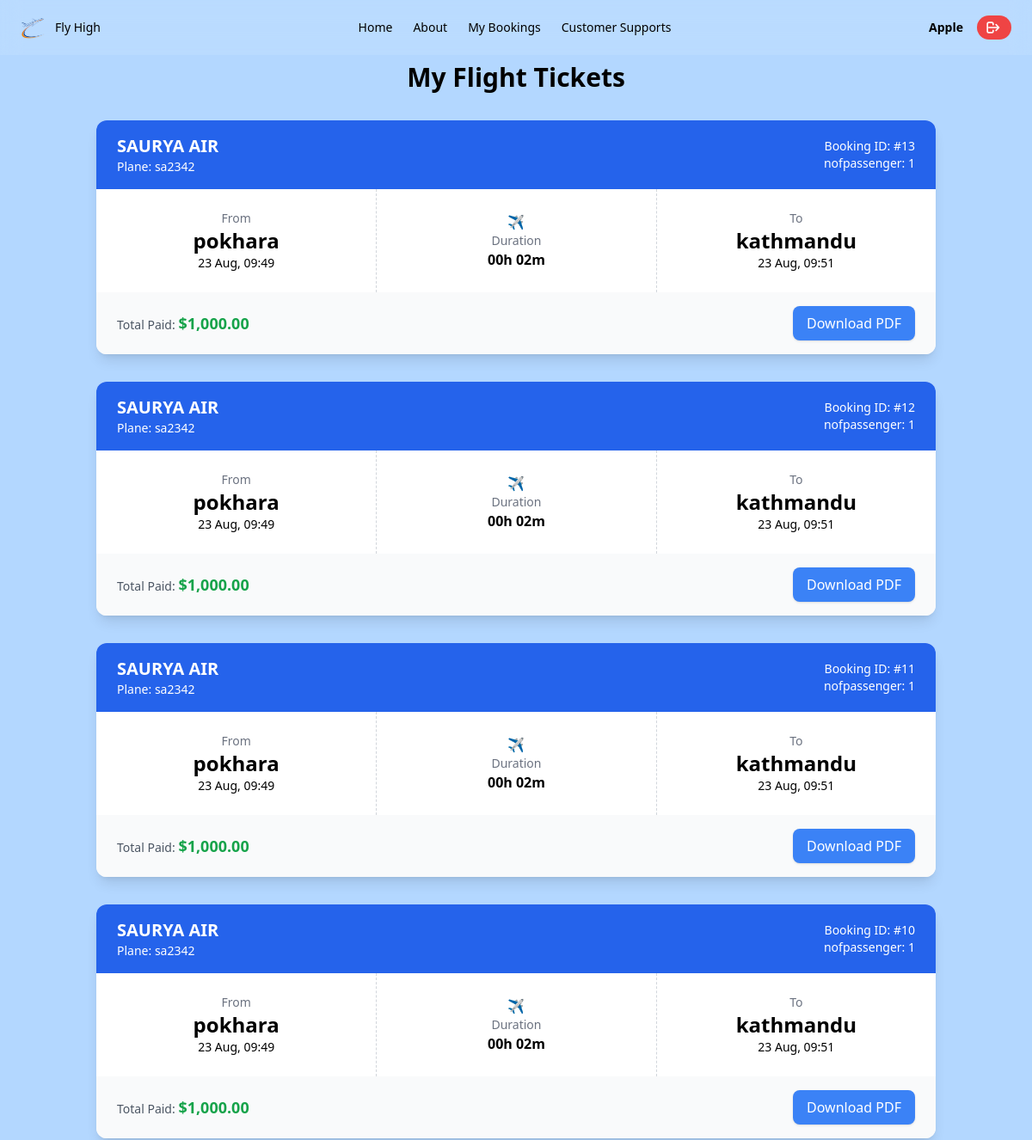
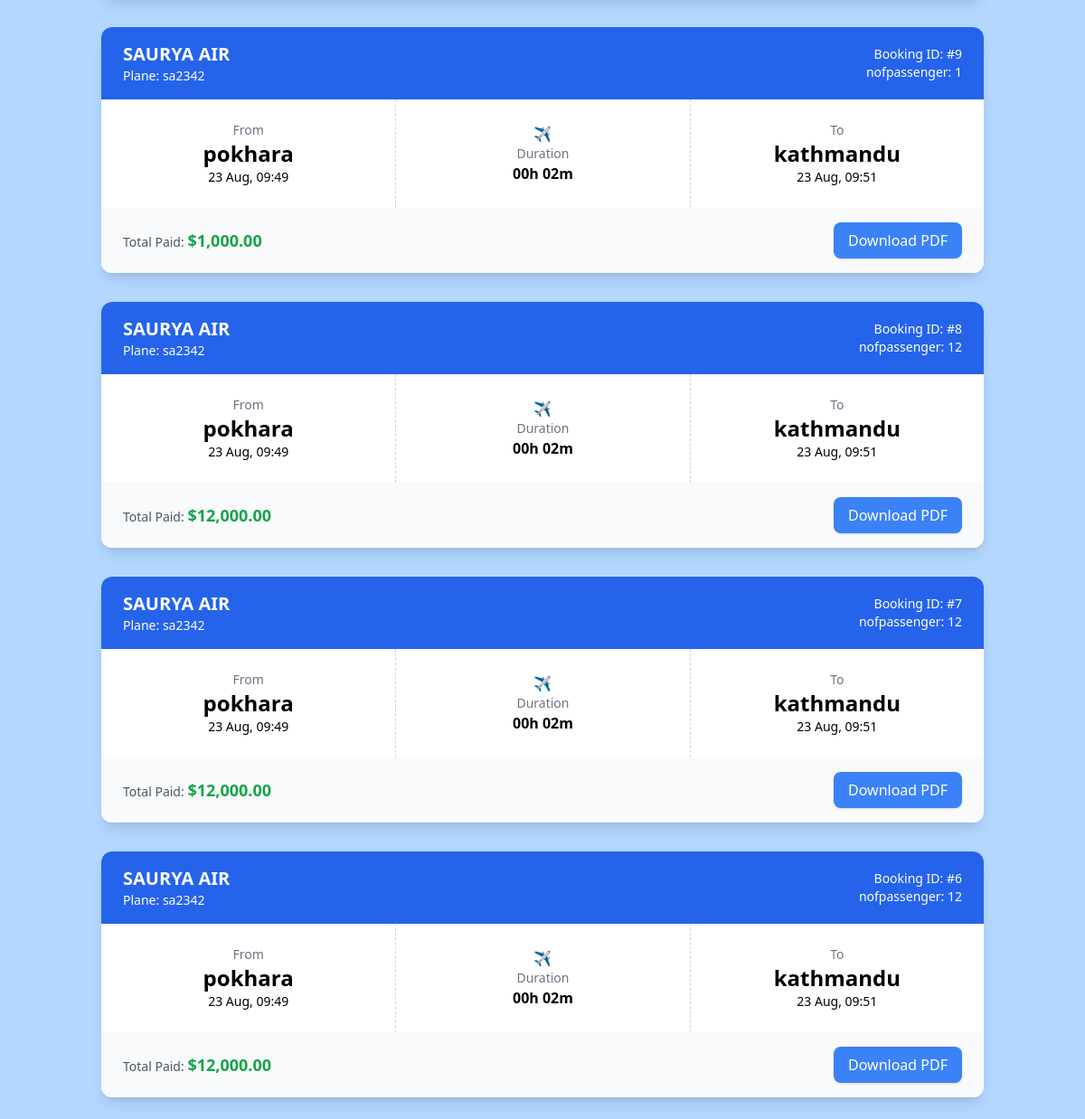
/client/pages/mybooking.php (signed in), run on the app's committed database (2 pictures, top to bottom).
### tables this page shows
CREATE TABLE `bookings` (
  `booking_id` int(11) NOT NULL,
  `user_id` int(11) NOT NULL,
  `flight_id` int(11) NOT NULL,
  `passenger_name` varchar(100) NOT NULL,
  `passenger_email` varchar(100) NOT NULL,
  `passenger_phone` varchar(15) NOT NULL,
  `nofpassenger` int(11) NOT NULL,
  `seatnumber` int(11) NOT NULL,
  `booking_date` datetime NOT NULL DEFAULT current_timestamp()
);

CREATE TABLE `airlines` (
  `airline_id` int(11) NOT NULL,
  `airline_name` varchar(100) NOT NULL,
  `added_by` int(11) NOT NULL
);

CREATE TABLE `planes` (
  `plane_id` int(11) NOT NULL,
  `airline_id` int(11) NOT NULL,
  `plane_number` varchar(20) NOT NULL,
  `capacity` int(11) NOT NULL,
  `added_by` int(11) NOT NULL
);

CREATE TABLE `flights` (
  `flight_id` int(11) NOT NULL,
  `airline_id` int(11) NOT NULL,
  `plane_id` int(11) NOT NULL,
  `origin` varchar(100) NOT NULL,
  `destination` varchar(100) NOT NULL,
  `departure_time` datetime NOT NULL,
  `arrival_time` datetime NOT NULL,
  `total_seats` int(11) NOT NULL,
  `price` int(11) NOT NULL,
  `booked_seats` int(11) NOT NULL DEFAULT 0
);

### client/pages/mybooking.php (the view, shortened to what this page needs)
<?php
require_once '../../db.php';
include '../components/navbar.php';
$user_id = $_SESSION['user_id'] ?? 0;
$sql = "SELECT b.*, f.origin, f.destination, f.departure_time, f.arrival_time, f.price, f.flight_id, a.airline_name, p.plane_number
        FROM bookings b
        JOIN flights f ON b.flight_id = f.flight_id
        JOIN airlines a ON f.airline_id = a.airline_id
        JOIN planes p ON f.plane_id = p.plane_id
        WHERE b.user_id = ?
        ORDER BY b.booking_id DESC";
$stmt = $conn->prepare($sql);
$stmt->bind_param("i", $user_id);
$stmt->execute();
$result = $stmt->get_result();
?>
<!DOCTYPE html>
<html lang="en">
<head>
<script src="https://cdn.tailwindcss.com"></script>
</head>
<body class="bg-[#B3D7FF]">
<div class="max-w-5xl mx-auto p-6 mt-12">
    <h1 class="text-3xl font-bold mb-8 text-center">My Flight Tickets</h1>
    <?php if ($result->num_rows > 0): ?>
        <div class="space-y-8">
        <?php while ($booking = $result->fetch_assoc()): ?>
            <div class="bg-white rounded-xl shadow-lg overflow-hidden relative" id="ticket-<?= $booking['booking_id'] ?>">
                <div class="flex justify-between items-center px-6 py-4 bg-blue-600 text-white">
                    <div>
                        <h2 class="text-xl font-bold"><?= htmlspecialchars(strtoupper($booking['airline_name'])) ?></h2>
                        <p class="text-sm">Plane: <?= htmlspecialchars($booking['plane_number']) ?></p>
                    </div>
                    <div class="text-right">
                        <p class="text-sm">Booking ID: #<?= $booking['booking_id'] ?></p>
                        <p class="text-sm">nofpassenger: <?= intval($booking['nofpassenger']) ?></p>
                    </div>
                </div>
                <div class="grid grid-cols-3 divide-x divide-dashed divide-gray-300">
                    <div class="p-6 text-center">
                        <p class="text-sm text-gray-500">From</p>
                        <h3 class="text-2xl font-bold"><?= htmlspecialchars($booking['origin']) ?></h3>
                        <p class="text-sm"><?= date('j M, H:i', strtotime($booking['departure_time'])) ?></p>
                    </div>
                    <div class="p-6 text-center flex flex-col justify-center">
                        <p class="text-gray-400">✈️</p>
                        <p class="text-sm text-gray-500">Duration</p>
                        <p class="font-semibold">
                            <?php
                                $dep = strtotime($booking['departure_time']);
                                $arr = strtotime($booking['arrival_time']);
                                $duration = gmdate("H\h i\m", $arr - $dep);
                                echo $duration;
                            ?>
                        </p>
                    </div>
                    <div class="p-6 text-center">
                        <p class="text-sm text-gray-500">To</p>
                        <h3 class="text-2xl font-bold"><?= htmlspecialchars($booking['destination']) ?></h3>
                        <p class="text-sm"><?= date('j M, H:i', strtotime($booking['arrival_time'])) ?></p>
                    </div>
                </div>
                <div class="px-6 py-4 bg-gray-50 flex justify-between items-center">
                    <p class="text-sm text-gray-600">Total Paid:
                        <span class="font-bold text-lg text-green-600">
                            $<?= number_format(intval($booking['nofpassenger']) * floatval($booking['price']), 2) ?>
                        </span>
                    </p>
                    <button onclick="downloadPDF(<?= $booking['booking_id'] ?>)"
                            class="bg-blue-500 hover:bg-blue-600 text-white px-4 py-2 rounded-lg shadow">
                        Download PDF
                    </button>
                </div>
            </div>
        <?php endwhile; ?>
        </div>
    <?php else: ?>
        <p class="text-gray-600 font-medium text-center">You have no bookings yet.</p>
    <?php endif; ?>
</div>
</body>
</html>

### data on the page
bookings: airlines.airline_name "SAURYA AIR", planes.plane_number "sa2342", booking_id "13", nofpassenger "1", flight.origin "pokhara", flight.departure_time "23 Aug, 09:49", flight.departure_time "00h 02m", flight.destination "kathmandu", flight.arrival_time "23 Aug, 09:51", nofpassenger.price "1,000.00"
bookings: airlines.airline_name "SAURYA AIR", planes.plane_number "sa2342", booking_id "12", nofpassenger "1", flight.origin "pokhara", flight.departure_time "23 Aug, 09:49", flight.departure_time "00h 02m", flight.destination "kathmandu", flight.arrival_time "23 Aug, 09:51", nofpassenger.price "1,000.00"
bookings: airlines.airline_name "SAURYA AIR", planes.plane_number "sa2342", booking_id "11", nofpassenger "1", flight.origin "pokhara", flight.departure_time "23 Aug, 09:49", flight.departure_time "00h 02m", flight.destination "kathmandu", flight.arrival_time "23 Aug, 09:51", nofpassenger.price "1,000.00"
bookings: airlines.airline_name "SAURYA AIR", planes.plane_number "sa2342", booking_id "10", nofpassenger "1", flight.origin "pokhara", flight.departure_time "23 Aug, 09:49", flight.departure_time "00h 02m", flight.destination "kathmandu", flight.arrival_time "23 Aug, 09:51", nofpassenger.price "1,000.00"
bookings: airlines.airline_name "SAURYA AIR", planes.plane_number "sa2342", booking_id "9", nofpassenger "1", flight.origin "pokhara", flight.departure_time "23 Aug, 09:49", flight.departure_time "00h 02m", flight.destination "kathmandu", flight.arrival_time "23 Aug, 09:51", nofpassenger.price "1,000.00"
bookings: airlines.airline_name "SAURYA AIR", planes.plane_number "sa2342", booking_id "8", nofpassenger "12", flight.origin "pokhara", flight.departure_time "23 Aug, 09:49", flight.departure_time "00h 02m", flight.destination "kathmandu", flight.arrival_time "23 Aug, 09:51", nofpassenger.price "12,000.00"
bookings: airlines.airline_name "SAURYA AIR", planes.plane_number "sa2342", booking_id "7", nofpassenger "12", flight.origin "pokhara", flight.departure_time "23 Aug, 09:49", flight.departure_time "00h 02m", flight.destination "kathmandu", flight.arrival_time "23 Aug, 09:51", nofpassenger.price "12,000.00"
bookings: airlines.airline_name "SAURYA AIR", planes.plane_number "sa2342", booking_id "6", nofpassenger "12", flight.origin "pokhara", flight.departure_time "23 Aug, 09:49", flight.departure_time "00h 02m", flight.destination "kathmandu", flight.arrival_time "23 Aug, 09:51", nofpassenger.price "12,000.00"

### other printed values
$_SESSION['username'] "Apple"
